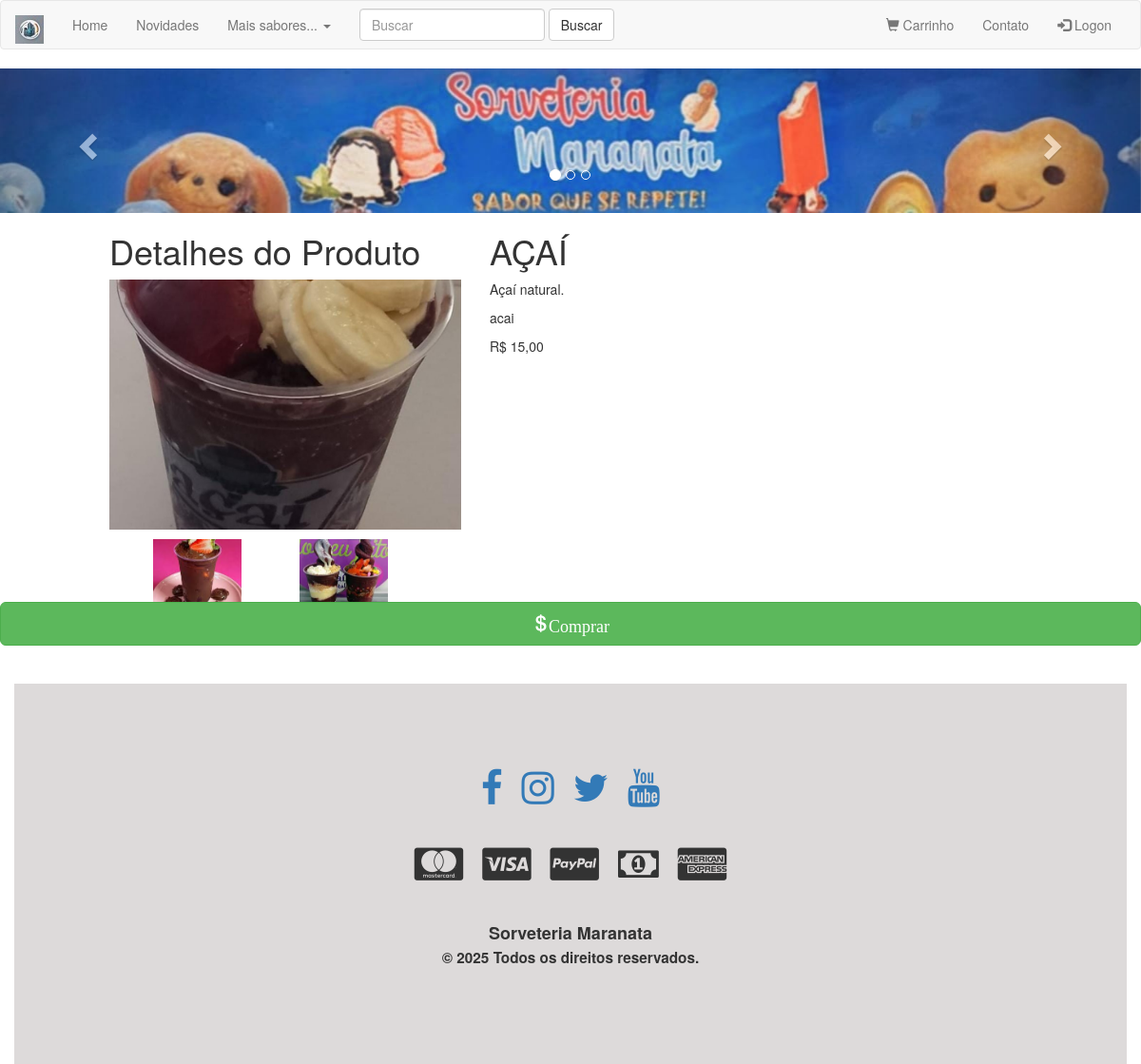
Page /detalhes.php?id=2 on the committed database.
### tables this page shows
CREATE TABLE `produtos` (
  `id` int NOT NULL,
  `produto` varchar(80) NOT NULL,
  `marca` varchar(60) NOT NULL,
  `descricao` text NOT NULL,
  `departamento` varchar(40) NOT NULL,
  `secao` varchar(40) NOT NULL,
  `quantidade` int NOT NULL,
  `preco` decimal(15,2) NOT NULL,
  `foto1` varchar(60) NOT NULL,
  `foto2` varchar(60) NOT NULL,
  `foto3` varchar(60) NOT NULL
);

### detalhes.php (the view, shortened to what this page needs)
<!doctype html>
<html lang="pt-br">
<head>
	<link rel="stylesheet" href="https://maxcdn.bootstrapcdn.com/bootstrap/3.3.7/css/bootstrap.min.css">
	<link rel="stylesheet" href="https://maxcdn.bootstrapcdn.com/font-awesome/4.7.0/css/font-awesome.min.css">
	<link href="lightbox.css" rel="stylesheet">
</head>
<body>
	<?php
	include 'conexao.php';
	include 'nav.php';
    if(!empty($_GET['id'])) {
	$id_prod = $_GET['id'];
    $consulta = $conexao->query("SELECT * FROM produtos WHERE id='$id_prod'");
    $exibir=$consulta->fetch(PDO::FETCH_ASSOC);
    } else {
        echo "<html><script>location.href='index.php'</script></html>";
    }
	?>
<div class="container-fluid">
	<div class="row">
		 <div class="col-sm-4 col-sm-offset-1">
			 <h1>Detalhes do Produto</h1>
			 <a href="upload/<?php echo $exibir['foto1']; ?>" data-lightbox="galeria" data-title="<?php echo $exibir['produto'];?>">
			 <img src="upload/<?php echo $exibir['foto1'];?>" class="img-responsive" style="inline-size:100%;">
            </a>
                <?php if ($exibir['foto2']!=" "){ ?>
                <div class="col-sm-4 col-sm-offset-1" style="margin-block-start: 10px;">
                <a href="upload/<?php echo $exibir['foto2']; ?>" data-lightbox="galeria" data-title="<?php echo $exibir['produto'];?>">
                <img src="upload/<?php echo $exibir['foto2'];?>" class="img-responsive">
               </a>
               </div>
                <?php }?> <?php if ($exibir['foto3']!=""){?>
                <div class="col-sm-4 col-sm-offset-1" style="margin-block-start: 10px;">
                <a href="upload/<?php echo $exibir['foto3']; ?>" data-lightbox="galeria" data-title="<?php echo $exibir['produto'];?>">
                <img src="upload/<?php echo $exibir['foto3'];?>" class="img-responsive">
                </a>
                </div>
                <?php }?>
		</div>
 		 <div class="col-sm-7"><h1> <?php echo $exibir['produto']; ?> </h1>
		<p><?php echo nl2br( $exibir['descricao']); ?></p>
		<p><?php echo $exibir['marca']; ?></p>
		<p>R$ <?php echo number_format($exibir['preco'],2,',','.'); ?></p>
      </div>
      <div class="text-center" style="margin-block-start:0px;">
      <?php if ($exibir['quantidade']>0) {?>
      <a href="carrinho.php?id=<?php echo $exibir['id'];?>">
      <button class="btn btn-lg btn-block btn-success">
      <span class="glyphicon glyphicon-usd">Comprar</span>
      </button>
      </a>
      <?php } else { ?>
      <button class="btn btn-lg btn-block btn-danger" disabled>
      <span class="glyphicon glyphicon-ban-circle"> Indisponivel</span>
      </button>
      <?php } ?>
		</div>
</div>
</body>
</html>

### lightbox.css (style rules this page uses)
body:after { content: url(../images/close.png) url(../images/loading.gif) url(../images/prev.png) url(../images/next.png); display: none; }

### rows in the picture
produtos: foto1 (picture), foto2 (picture), foto3 (picture), produto "AÇAÍ", descricao "Açaí natural.", marca "acai", preco "15,00"
